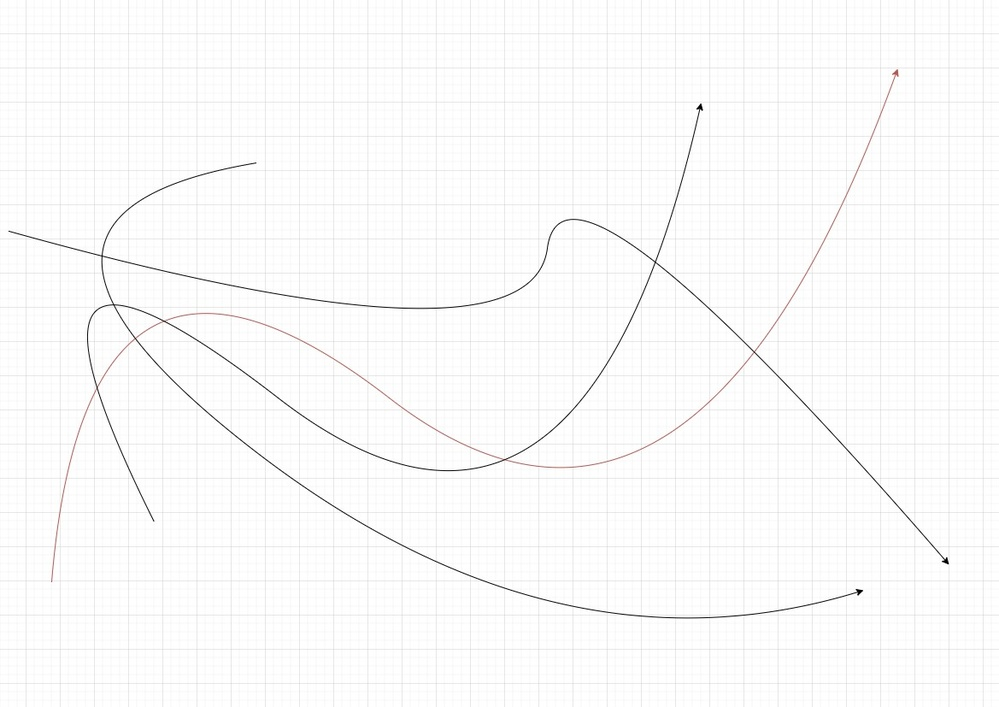
#> input picture test2.jpg, 999 x 707 px, shrunk from 1169 x 827 before the run
$ python -i split_contour.py   (imports and definitions only)
#> lines starting #> are read from the running program, lines starting #| are printed output that depends on the picture; after the words box and inside, x2 and y2 are one past the last pixel; in counts of white or black regions, pixels touching at a corner belong together
import numpy as np
import cv2

def compute_cumulative_distance(points):
    """Compute cumulative traversal distance along the looped curve."""
    distances = np.zeros(len(points))
    for i in range(1, len(points)):
        distances[i] = distances[i - 1] + np.linalg.norm(points[i] - points[i - 1])
    return distances

def find_farthest_points_on_loop(points):
    """
    Finds the two farthest points on a closed curve using accumulated traversal distance.

    :param points: np.array of shape (N, 2), where each row is (x, y)
    :return: (index1, index2) of the two farthest points
    """
    points = np.array(points)  # Ensure it's a NumPy array

    # Step 1: Compute cumulative traversal distance along the curve
    distances = compute_cumulative_distance(points)

    # Step 2: Find total curve length
    total_length = distances[-1]

    # Step 3: Find the point where distance reaches half of total length
    half_distance = total_length / 2
    idx2 = np.searchsorted(distances, half_distance)  # Find the closest index

    # Start point is always the first point
    idx1 = 0

    return idx1, idx2, total_length
def extract_curve_from_mask_v1(image: cv2.typing.MatLike):
    # Convert the image to grayscale
    bgr = cv2.cvtColor(image, cv2.COLOR_RGB2BGR)
#> bgr is the input picture: shape (707, 999, 3); mean B, G, R 250.8, 250.8, 250.9
    gray = cv2.cvtColor(bgr, cv2.COLOR_BGR2GRAY)

    gray = cv2.GaussianBlur(gray, (3, 3), 1)


    # Ensure the image is binary
    _, binary_image = cv2.threshold(gray, 0, 255, cv2.THRESH_BINARY)
#> binary_image: shape (707, 999); every value is 255

    # Find contours in the skeletonized image
    contours, _ = cv2.findContours(binary_image, cv2.RETR_TREE, cv2.CHAIN_APPROX_NONE)
#> contours = 1 contour; box (x1, y1, x2, y2) and area: (0, 0, 999, 707) 704588
    cv2.drawContours(binary_image, contours, -1, (255, 255, 255), 1)

    contours, _ = cv2.findContours(binary_image, cv2.RETR_TREE, cv2.CHAIN_APPROX_NONE)


    #draw contours with color blue and thickness 5

    # cv2.imshow("contours", bgr)
    # cv2.waitKey(0)

    paths = []
    colors = [(100, 200, 255), (0, 255, 0), (255, 0, 0), (255, 255, 0), (0, 255, 255), (255, 0, 255), (100, 105, 255), (0, 0, 0)]
    for i, contour in enumerate(contours):
        # Reshape the contour to a list of (x, y) points
        contour_points = contour.reshape(-1, 2)

        idx1, idx2, total_length = find_farthest_points_on_loop(contour_points)

        if (total_length < 5):
            continue

        print(f"Farthest points indices: {idx1}, {idx2}")
        print(f"Farthest points: {contour_points[idx1]}, {contour_points[idx2]}")
        print("total length of the contour", total_length)
        print(f"first point {contour_points[0]}, last point {contour_points[-1]}")


        # copy all the points from start to end
        path = contour_points[idx1:idx2 + 1]

        # [8 lines of commented-out code are left out]

        print("drawing line with path len", len(path))
        cv2.drawContours(bgr, [contour], -1, (255, 255, 255), 2)
        for j in range(len(path) - 1):
            cv2.line(bgr, tuple(path[j]), tuple(path[j+1]), colors[i % len(colors)], 2)
        cv2.circle(bgr, tuple(path[0]), 5, (0, 0, 255), -1)
        cv2.circle(bgr, tuple(path[-1]), 5, (0, 0, 255), -1)

        cv2.circle(bgr, tuple(contour_points[idx1]), 5, (255, 200, 0), -1)
        cv2.circle(bgr, tuple(contour_points[idx2]), 5, (255, 200, 0), -1)

        cv2.imshow("paths", bgr)
        cv2.waitKey(0)

        paths.append(path)
#> this loop made 1 pass
#> (total_length, half_distance in find_farthest_points_on_loop, idx2, idx1) on pass 1: (3407, 1703.5, 1704, 0)
#| Farthest points indices: 0, 1704
#| Farthest points: [0 0], [998 706]
#| total length of the contour 3407.0
#| first point [0 0], last point [1 0]
#| drawing line with path len 1705
#> pass 1, in extract_curve_from_mask_v1, `cv2.imshow("paths", bgr)`:
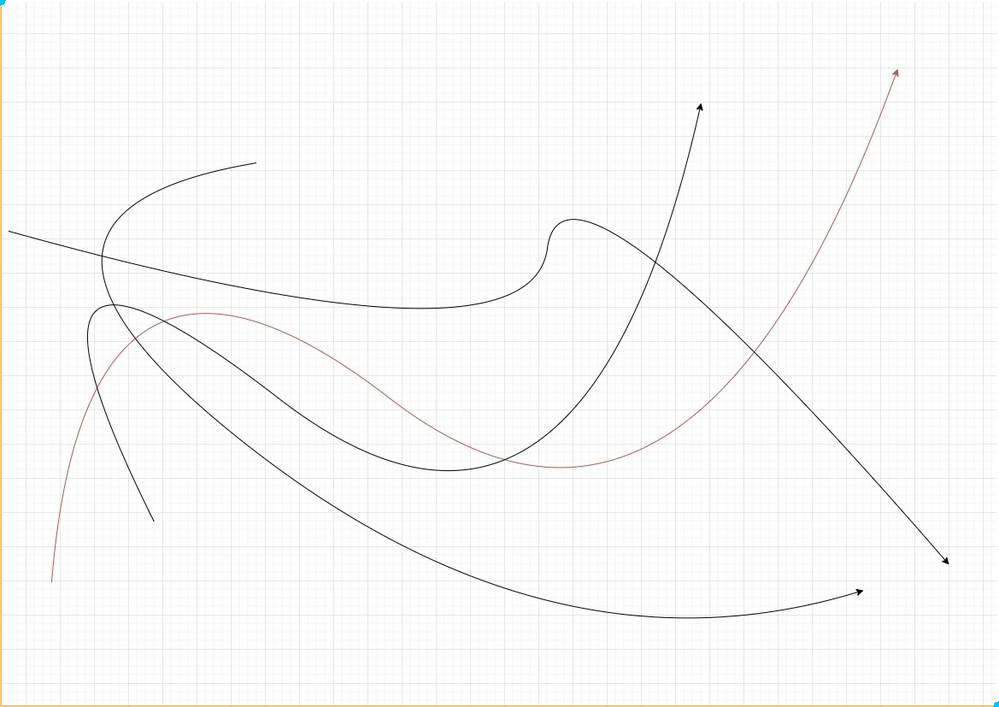
#> window 'paths': shape (707, 999, 3); mean B, G, R 250, 250.5, 250.9
#> after the loop, paths = 1 item

    # cv2.imshow("final image", bgr)
    # cv2.waitKey(0)
    return paths


# if __name__ == "__main__":

#     image = cv2.imread("../data/mask_3.png", cv2.IMREAD_COLOR)
#     extract_curve_from_mask(image)

>>> import cv2
>>> picture = cv2.cvtColor(cv2.imread('../test2.jpg'), cv2.COLOR_BGR2RGB)
>>> result = extract_curve_from_mask_v1(picture)
#> result = 1 item

$ run again, on test3.jpg
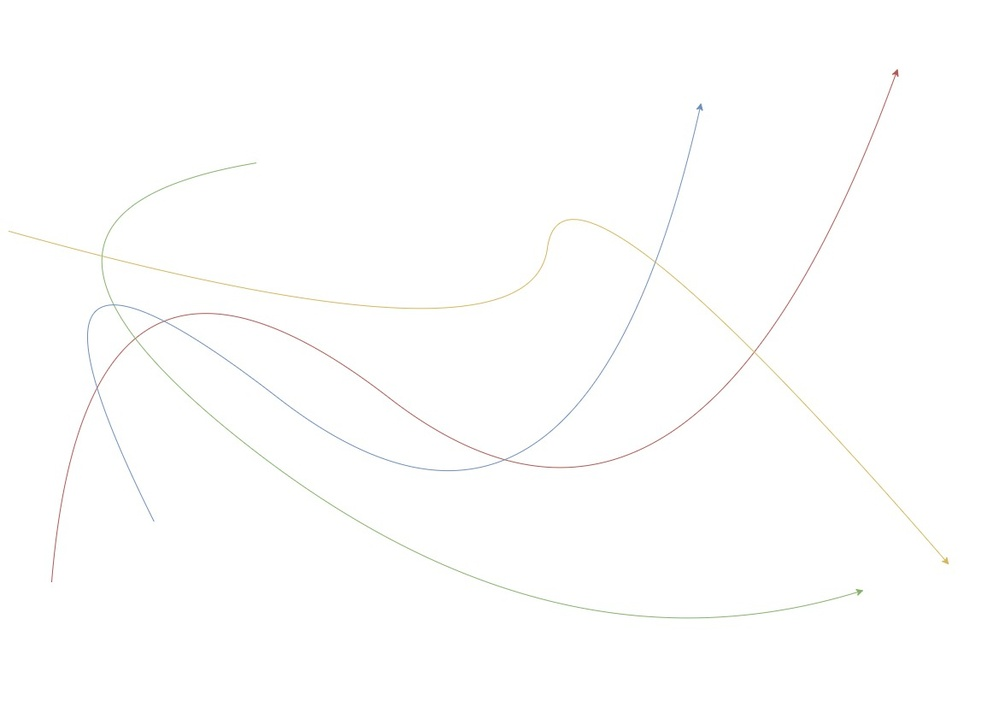
#> input picture test3.jpg, 999 x 707 px, shrunk from 1169 x 827 before the run
#> in extract_curve_from_mask_v1, bgr is the input picture: shape (707, 999, 3); mean B, G, R 254, 254.2, 254.2
#> binary_image: shape (707, 999); every value is 255
#> contours = 1 contour; box (x1, y1, x2, y2) and area: (0, 0, 999, 707) 704588
#> the loop in extract_curve_from_mask_v1, `for i, contour in enumerate(contours):` made 1 pass
#> (total_length, half_distance in find_farthest_points_on_loop, idx2, idx1) on pass 1: (3407, 1703.5, 1704, 0)
#> (printed output is left out)
#> pass 1, in extract_curve_from_mask_v1, `cv2.imshow("paths", bgr)`:
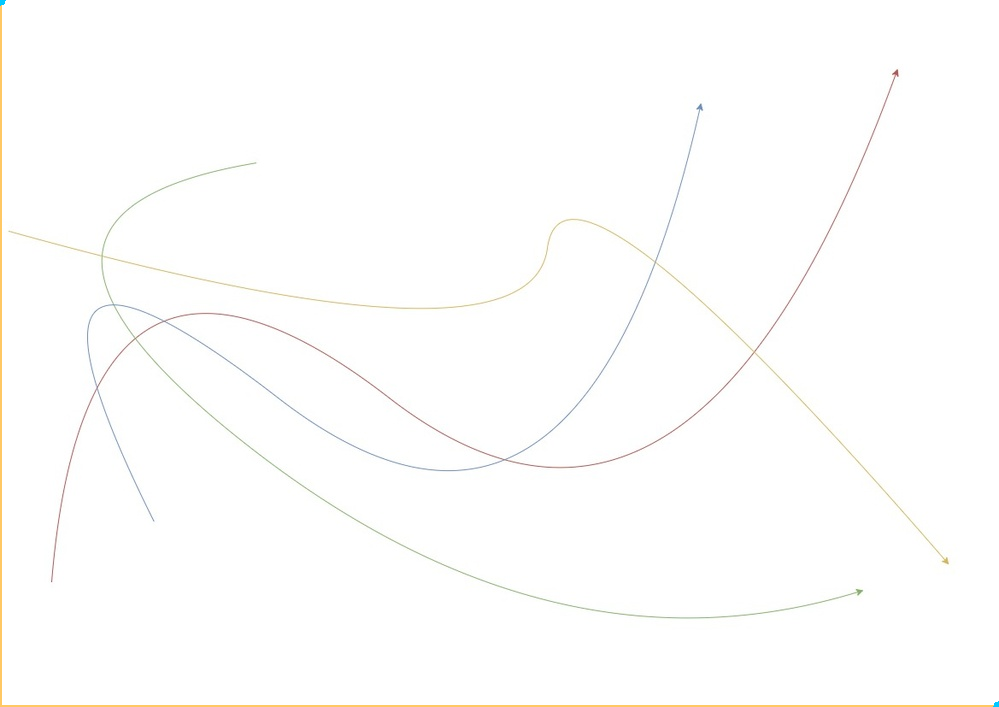
#> window 'paths': shape (707, 999, 3); mean B, G, R 253.2, 253.9, 254.2
#> after the loop in extract_curve_from_mask_v1, `for i, contour in enumerate(contours):`: paths = 1 item
